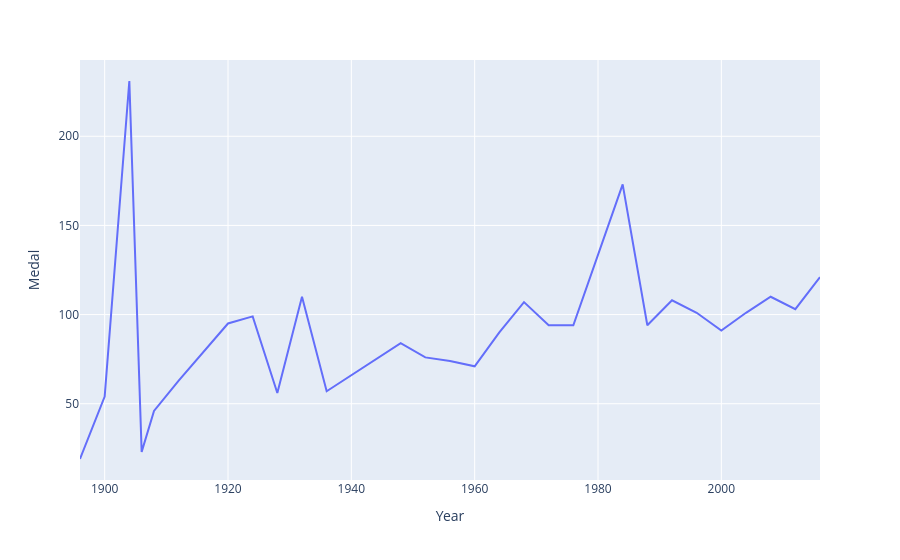

The notebook cell saved with this chart:
### Code cell
fig = px.line(final_df , x = 'Year' , y = 'Medal')
fig.show()

### Figure 1 — Plotly figure (JSON) as saved in the notebook; plotly's stock layout.template omitted (floating-point values rounded to 4 significant figures)
{"data": [{"hovertemplate": "Year=%{x}<br>Medal=%{y}<extra></extra>", "legendgroup": "", "line": {"color": "#636efa", "dash": "solid"}, "marker": {"symbol": "circle"}, "mode": "lines", "name": "", "orientation": "v", "showlegend": false, "type": "scatter", "x": [1896, 1900, 1904, 1906, 1908, 1912, 1920, 1924, 1928, 1932, 1936, 1948, 1952, 1956, 1960, 1964, 1968, 1972, 1976, 1984, 1988, 1992, 1996, 2000, 2004, 2008, 2012, 2016], "xaxis": "x", "y": [19, 54, 231, 23, 46, 63, 95, 99, 56, 110, 57, 84, 76, 74, 71, 90, 107, 94, 94, 173, 94, 108, 101, 91, 101, 110, 103, 121], "yaxis": "y"}], "layout": {"legend": {"tracegroupgap": 0}, "margin": {"t": 60}, "xaxis": {"anchor": "y", "domain": [0, 1], "title": {"text": "Year"}}, "yaxis": {"anchor": "x", "domain": [0, 1], "title": {"text": "Medal"}}}}
